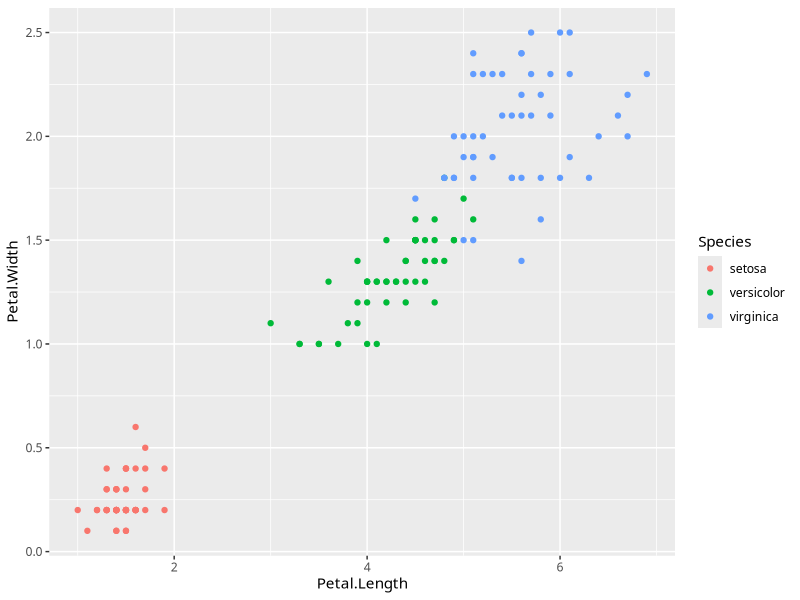

Reproduce this figure in R.
## ---- chunk 1
#| label: setup

library(ggplot2)

theme_masa <- function(...) {
  theme_grey(...) %+replace%
    theme(
      text = element_text(family = "Marianne"))
}
## ---- chunk 2
#| fig-cap: "Iris"
#| output-location: column

ggplot(iris, aes(Petal.Length, Petal.Width, color = Species)) +
  geom_point() +
  theme_masa()
